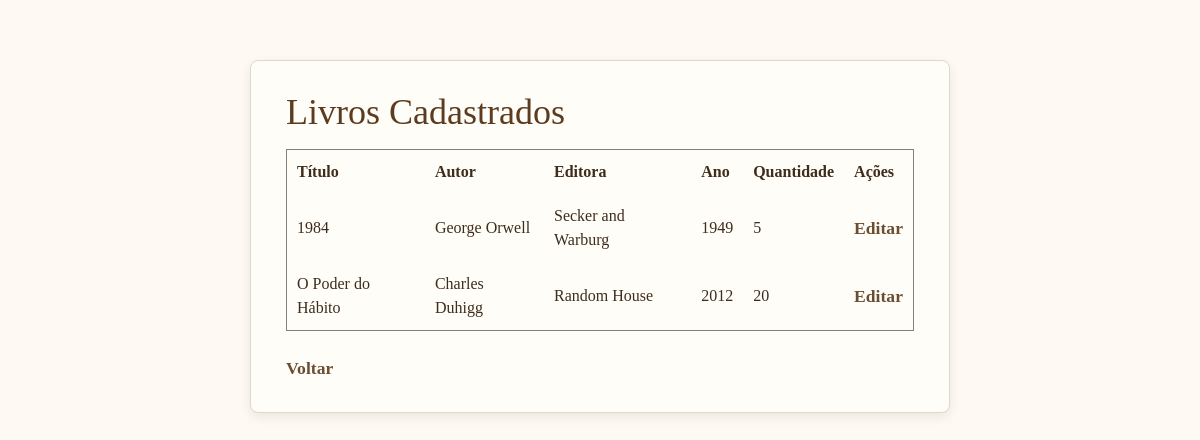
The app's page /lista.php (signed in), older data.
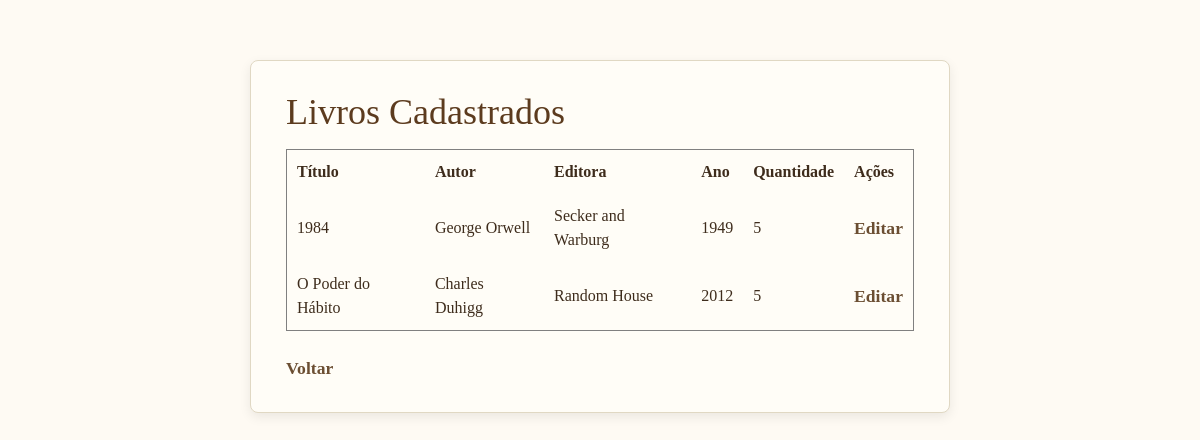
The same page, newer data.
### tables this page shows
CREATE TABLE `livros` (
  `idLivro` int(11) NOT NULL,
  `titulo` varchar(255) NOT NULL,
  `autor` varchar(150) NOT NULL,
  `editora` varchar(100) DEFAULT NULL,
  `ano_publicacao` int(11) DEFAULT NULL,
  `quantidade` int(11) NOT NULL,
  `data_cadastro` timestamp NOT NULL DEFAULT current_timestamp()
);

### lista.php (the view, shortened to what this page needs)
<?php
require 'banco.php';
$sql = "SELECT idLivro, titulo, autor, editora, ano_publicacao, quantidade FROM livros ORDER BY titulo ASC";
$resultado = mysqli_query($connect, $sql);
?>
<!DOCTYPE html>
<html lang="pt-BR">
<head>
<link rel="stylesheet" href="css/bootstrap.min.css">
    <link rel="stylesheet" href="css/estilo.css">
</head>
<body>
<div class="container">
    <h2>Livros Cadastrados</h2>
    <table border="1" cellpadding="10" cellspacing="0">
        <thead>
            <tr>
                <th>Título</th>
                <th>Autor</th>
                <th>Editora</th>
                <th>Ano</th>
                <th>Quantidade</th>
                <?php if ($_SESSION['funcao'] === 'gerente'): ?>
                    <th>Ações</th>
                <?php endif; ?>
            </tr>
        </thead>
        <tbody>
            <?php while ($livro = mysqli_fetch_assoc($resultado)): ?>
                <tr>
                    <td><?= htmlspecialchars($livro['titulo']) ?></td>
                    <td><?= htmlspecialchars($livro['autor']) ?></td>
                    <td><?= htmlspecialchars($livro['editora']) ?></td>
                    <td><?= htmlspecialchars($livro['ano_publicacao']) ?></td>
                    <td><?= htmlspecialchars($livro['quantidade']) ?></td>
                    <?php if ($_SESSION['funcao'] === 'gerente'): ?>
                        <td><a href="editar_livro.php?id=<?= $livro['idLivro'] ?>">Editar</a></td>
                    <?php endif; ?>
                </tr>
            <?php endwhile; ?>
        </tbody>
    </table>
    <br>
    <a href="index.php">Voltar</a>
</div>
</body>
</html>

### css/estilo.css (style rules this page uses)
body { font-family: 'Georgia', serif; background-color: #fefaf3; color: #3e2c1c; margin: 0; padding: 20px; }
.container { max-width: 700px; margin: 40px auto; background: #fffdf7; padding: 30px 35px; border-radius: 8px; box-shadow: 0 4px 12px rgba(0, 0, 0, 0.08); border: 1px solid #e0d8c3; }
h1, h2, h3 { font-size: 2.25rem; color: #5c3b1e; font-family: 'Palatino Linotype', 'Book Antiqua', Palatino, serif; margin-bottom: 15px; }
a { color: #6b4e32 !important; text-decoration: none; font-weight: 600; font-size: 1.10rem; }

Row changes from the older to the newer data that the page shows:
changed livros "O Poder do Hábito": quantidade "20" → "5"
